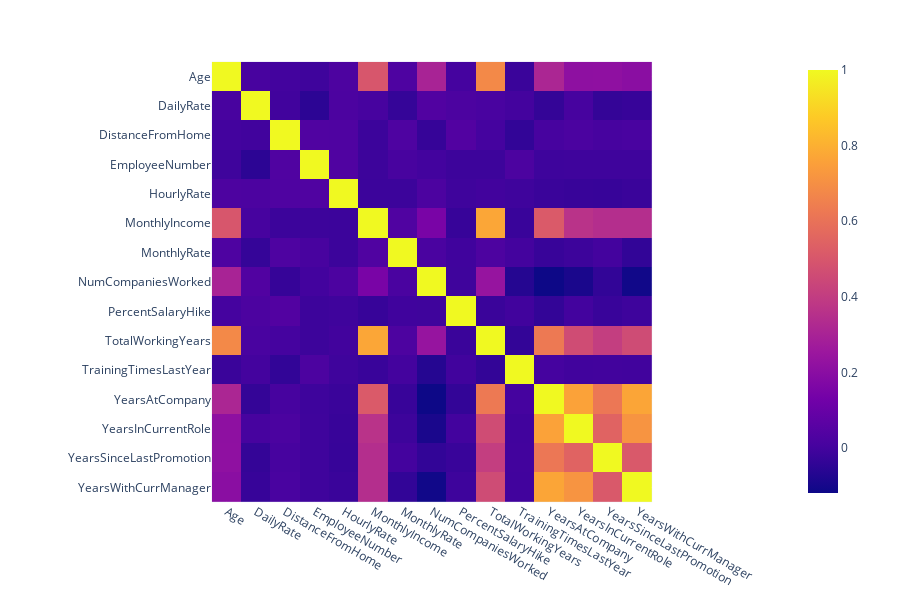

The code cell stored with this chart in its notebook:
### Code cell
fig = px.imshow(pearson_corr)
fig.update_layout(height=600)
fig.show()

### Figure 1 — Plotly figure (JSON) as saved in the notebook; plotly's stock layout.template omitted (floating-point values rounded to 4 significant figures; data arrays with more than 128 entries replaced by an {"elided": "..."} marker saying what was removed)
{"data": [{"coloraxis": "coloraxis", "hovertemplate": "x: %{x}<br>y: %{y}<br>color: %{z}<extra></extra>", "name": "0", "type": "heatmap", "x": ["Age", "DailyRate", "DistanceFromHome", "EmployeeNumber", "HourlyRate", "MonthlyIncome", "MonthlyRate", "NumCompaniesWorked", "PercentSalaryHike", "TotalWorkingYears", "TrainingTimesLastYear", "YearsAtCompany", "YearsInCurrentRole", "YearsSinceLastPromotion", "YearsWithCurrManager"], "xaxis": "x", "y": ["Age", "DailyRate", "DistanceFromHome", "EmployeeNumber", "HourlyRate", "MonthlyIncome", "MonthlyRate", "NumCompaniesWorked", "PercentSalaryHike", "TotalWorkingYears", "TrainingTimesLastYear", "YearsAtCompany", "YearsInCurrentRole", "YearsSinceLastPromotion", "YearsWithCurrManager"], "yaxis": "y", "z": {"elided": "15x15 float values"}}], "layout": {"coloraxis": {"colorscale": [[0, "#0d0887"], [0.1111, "#46039f"], [0.2222, "#7201a8"], [0.3333, "#9c179e"], [0.4444, "#bd3786"], [0.5556, "#d8576b"], [0.6667, "#ed7953"], [0.7778, "#fb9f3a"], [0.8889, "#fdca26"], [1, "#f0f921"]]}, "height": 600, "margin": {"t": 60}, "xaxis": {"anchor": "y", "constrain": "domain", "domain": [0, 1], "scaleanchor": "y"}, "yaxis": {"anchor": "x", "autorange": "reversed", "constrain": "domain", "domain": [0, 1]}}}
